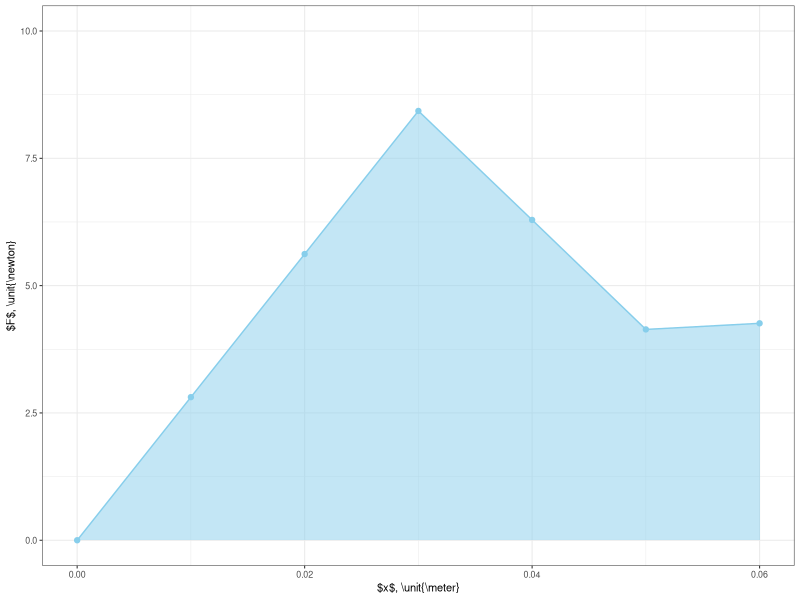

This figure's R source:
library(ggplot2)
library(dplyr)

raw <- read.csv('fig3.csv',header=TRUE)
data <- tibble(raw)

fig3 <- ggplot(data,aes(x=x_m,y=F_N))+
     geom_point(color='skyblue')+
     geom_line(color='skyblue')+
     geom_area(fill='skyblue',alpha=0.5)+
     xlab('$x$, \\unit{\\meter}')+
     ylab('$F$, \\unit{\\newton}')+
     ylim(0,10)+
     theme_bw(base_size=8)
ggsave('fig3.svg',plot=fig3,width=3.4167,height=2,units="in")

library(pracma)
trapz(data$x_m,data$F_N)
